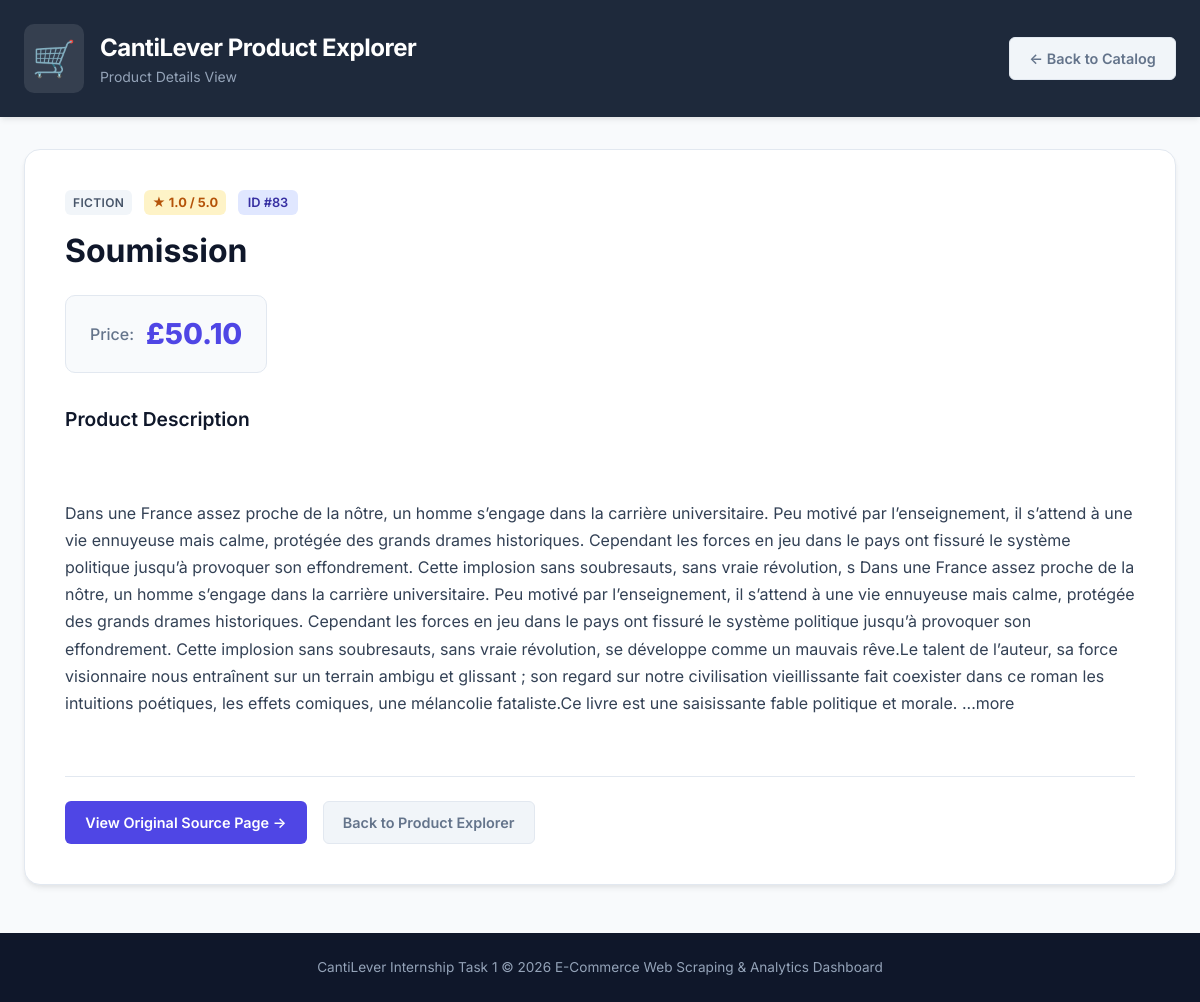
The app's page /product/83 with its own data.
### tables this page shows
CREATE TABLE products (
        id INTEGER PRIMARY KEY AUTOINCREMENT,
        title TEXT NOT NULL,
        price REAL,
        rating REAL,
        description TEXT,
        category TEXT,
        url TEXT UNIQUE
    );

### app.py (the view)
@app.route("/product/<int:product_id>")
def product_detail(product_id):
    product = database.get_product_by_id(product_id)
    if not product:
        return render_template("404.html", message=f"Product with ID #{product_id} was not found."), 404
    return render_template("product.html", product=product)

### database.py (called while the page is built)
def get_connection():
    os.makedirs("data", exist_ok=True)
    connection = sqlite3.connect(DATABASE_PATH)
    connection.row_factory = sqlite3.Row
    return connection

def get_product_by_id(product_id):
    connection = get_connection()
    cursor = connection.cursor()
    cursor.execute("SELECT * FROM products WHERE id = ?", (product_id,))
    row = cursor.fetchone()
    connection.close()
    return dict(row) if row else None

### templates/product.html (shortened to what this page needs)
<!DOCTYPE html>
<html lang="en">
<head>
    <link rel="stylesheet" href="{{ url_for('static', filename='style.css') }}">
</head>
<body>
    <header class="header">
        <div class="container header-container">
            <div class="brand">
                <span class="brand-icon">🛒</span>
                <div>
                    <h1>CantiLever Product Explorer</h1>
                    <p class="subtitle">Product Details View</p>
                </div>
            </div>
            <a href="/" class="btn btn-secondary">&larr; Back to Catalog</a>
        </div>
    </header>
    <main class="container">
        <article class="detail-card">
            <div class="detail-header">
                <div class="tags-row">
                    <span class="category-badge">{{ product.category }}</span>
                    <span class="rating-tag">★ {{ "%.1f"|format(product.rating) }} / 5.0</span>
                    <span class="id-badge">ID #{{ product.id }}</span>
                </div>
                <h1 class="detail-title">{{ product.title }}</h1>
            </div>
            <div class="detail-price-box">
                <span class="price-label">Price:</span>
                <span class="price-amount">£{{ "%.2f"|format(product.price) }}</span>
            </div>
            <div class="detail-section">
                <h2>Product Description</h2>
                <p class="detail-description">
                    {% if product.description %}
                        {{ product.description }}
                    {% else %}
                        No detailed description available for this item.
                    {% endif %}
                </p>
            </div>
            <div class="detail-actions">
                {% if product.url %}
                    <a href="{{ product.url }}" target="_blank" rel="noopener noreferrer" class="btn btn-primary">
                        View Original Source Page &rarr;
                    </a>
                {% endif %}
                <a href="/" class="btn btn-secondary">Back to Product Explorer</a>
            </div>
        </article>
    </main>
    <footer class="footer">
        <div class="container">
            <p>CantiLever Internship Task 1 &copy; 2026 E-Commerce Web Scraping & Analytics Dashboard</p>
        </div>
    </footer>
</body>
</html>

### static/style.css (style rules this page uses)
:root { --primary-color: #4F46E5; --primary-hover: #4338CA; --secondary-color: #64748B; --bg-color: #F8FAFC; --card-bg: #FFFFFF; --text-main: #0F172A; --text-muted: #64748B; --border-color: #E2E8F0; --accent-blue: #3B82F6; --accent-green: #10B981; --accent-yellow: #F59E0B; --accent-purple: #8B5CF6; --radius-sm: 6px; --radius-md: 10px; --radius-lg: 16px; --shadow-sm: 0 1px 3px rgba(0, 0, 0, 0.05); --shadow-md: 0 4px 6px -1px rgba(0, 0, 0, 0.07), 0 2px 4px -1px rgba(0, 0, 0, 0.04); --shadow-lg: 0 10px 15px -3px rgba(0, 0, 0, 0.08), 0 4px 6px -2px rgba(0, 0, 0, 0.03); }
* { box-sizing: border-box; margin: 0; padding: 0; }
body { font-family: 'Inter', system-ui, -apple-system, BlinkMacSystemFont, "Segoe UI", Roboto, sans-serif; background-color: var(--bg-color); color: var(--text-main); line-height: 1.5; min-height: 100vh; display: flex; flex-direction: column; }
.container { width: 100%; max-width: 1240px; margin: 0 auto; padding: 0 1.5rem; }
.header { background: #1E293B; color: #FFFFFF; padding: 1.5rem 0; box-shadow: var(--shadow-md); margin-bottom: 2rem; }
.header-container { display: flex; justify-content: space-between; align-items: center; }
.brand { display: flex; align-items: center; gap: 1rem; }
.brand-icon { font-size: 2.2rem; background: rgba(255, 255, 255, 0.1); padding: 0.5rem; border-radius: var(--radius-md); }
.header h1 { font-size: 1.5rem; font-weight: 700; letter-spacing: -0.02em; }
.subtitle { font-size: 0.875rem; color: #94A3B8; }
.btn { display: inline-flex; align-items: center; justify-content: center; padding: 0.6rem 1.2rem; border-radius: var(--radius-sm); font-size: 0.9rem; font-weight: 600; text-decoration: none; cursor: pointer; border: 1px solid transparent; transition: background-color 0.2s ease, transform 0.1s ease; }
.btn-primary { background-color: var(--primary-color); color: #FFFFFF; }
.btn-secondary { background-color: #F1F5F9; color: var(--secondary-color); border-color: var(--border-color); }
.category-badge { background: #F1F5F9; color: #475569; font-size: 0.75rem; font-weight: 600; padding: 0.2rem 0.5rem; border-radius: var(--radius-sm); text-transform: uppercase; letter-spacing: 0.03em; }
.rating-tag { background: #FEF3C7; color: #B45309; font-size: 0.8rem; font-weight: 700; padding: 0.2rem 0.5rem; border-radius: var(--radius-sm); }
.detail-card { background: var(--card-bg); border: 1px solid var(--border-color); border-radius: var(--radius-lg); padding: 2.5rem; box-shadow: var(--shadow-md); margin-bottom: 3rem; }
.detail-header { margin-bottom: 1.5rem; }
.tags-row { display: flex; gap: 0.75rem; align-items: center; margin-bottom: 1rem; }
.id-badge { background: #E0E7FF; color: #3730A3; font-size: 0.8rem; font-weight: 600; padding: 0.2rem 0.6rem; border-radius: var(--radius-sm); }
.detail-title { font-size: 2rem; font-weight: 700; color: var(--text-main); line-height: 1.25; }
.detail-price-box { background: #F8FAFC; border: 1px solid var(--border-color); border-radius: var(--radius-md); padding: 1rem 1.5rem; display: inline-flex; align-items: center; gap: 0.75rem; margin-bottom: 2rem; }
.price-label { font-size: 1rem; color: var(--text-muted); font-weight: 500; }
.price-amount { font-size: 1.8rem; font-weight: 800; color: var(--primary-color); }
.detail-section { margin-bottom: 2rem; }
.detail-section h2 { font-size: 1.2rem; font-weight: 600; margin-bottom: 0.75rem; color: var(--text-main); }
.detail-description { font-size: 1rem; color: #334155; line-height: 1.7; white-space: pre-line; }
.detail-actions { display: flex; gap: 1rem; padding-top: 1.5rem; border-top: 1px solid var(--border-color); }
.footer { background: #0F172A; color: #94A3B8; text-align: center; padding: 1.5rem 0; font-size: 0.85rem; margin-top: auto; }

### records on screen
products: category "FICTION", rating "1.0", id "83", title "Soumission", price "50.10", description "Dans une France assez proche de la nôtre, un homme s’engage dans la carrière universitaire. Peu motivé par l’enseignement, il s’attend à une vie ennuyeuse mais calme, protégée des grands drames historiques. Cependant les forces en jeu dans le pays ont fissuré le système politique jusqu’à provoquer son effondrement. Cette implosion sans soubresauts, sans vraie révolution, s Dans une France assez proche de la nôtre, un homme s’engage dans la carrière universitaire. Peu motivé par l’enseignement, il s’attend à une vie ennuyeuse mais calme, protégée des grands drames historiques. Cependant les forces en jeu dans le pays ont fissuré le système politique jusqu’à provoquer son effondrement. Cette…"
